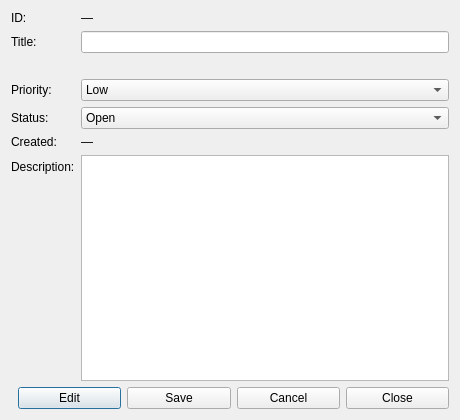
<?xml version="1.0" encoding="UTF-8"?>
<ui version="4.0">
 <class>TicketDialog</class>
 <widget class="QDialog" name="TicketDialog">
  <property name="geometry">
   <rect>
    <x>0</x>
    <y>0</y>
    <width>460</width>
    <height>420</height>
   </rect>
  </property>
  <property name="windowTitle">
   <string>Ticket</string>
  </property>
  <layout class="QVBoxLayout" name="verticalLayout">
   <item>
    <layout class="QFormLayout" name="formLayout">
     <item row="0" column="0">
      <widget class="QLabel" name="labelId">
       <property name="text"><string>ID:</string></property>
      </widget>
     </item>
     <item row="0" column="1">
      <widget class="QLabel" name="labelIdValue">
       <property name="text"><string>—</string></property>
      </widget>
     </item>
     <item row="1" column="0">
      <widget class="QLabel" name="labelTitle">
       <property name="text"><string>Title:</string></property>
      </widget>
     </item>
     <item row="1" column="1">
      <widget class="QLineEdit" name="editTitle"/>
     </item>
     <item row="2" column="1">
      <widget class="QLabel" name="labelTitleError">
       <property name="text"><string></string></property>
       <property name="styleSheet"><string>color: red;</string></property>
      </widget>
     </item>
     <item row="3" column="0">
      <widget class="QLabel" name="labelPriority">
       <property name="text"><string>Priority:</string></property>
      </widget>
     </item>
     <item row="3" column="1">
      <widget class="QComboBox" name="comboPriority">
       <item><property name="text"><string>Low</string></property></item>
       <item><property name="text"><string>Medium</string></property></item>
       <item><property name="text"><string>High</string></property></item>
       <item><property name="text"><string>Critical</string></property></item>
      </widget>
     </item>
     <item row="4" column="0">
      <widget class="QLabel" name="labelStatus">
       <property name="text"><string>Status:</string></property>
      </widget>
     </item>
     <item row="4" column="1">
      <widget class="QComboBox" name="comboStatus">
       <item><property name="text"><string>Open</string></property></item>
       <item><property name="text"><string>In Progress</string></property></item>
       <item><property name="text"><string>Resolved</string></property></item>
       <item><property name="text"><string>Closed</string></property></item>
      </widget>
     </item>
     <item row="5" column="0">
      <widget class="QLabel" name="labelCreated">
       <property name="text"><string>Created:</string></property>
      </widget>
     </item>
     <item row="5" column="1">
      <widget class="QLabel" name="labelCreatedValue">
       <property name="text"><string>—</string></property>
      </widget>
     </item>
     <item row="6" column="0">
      <widget class="QLabel" name="labelDescription">
       <property name="text"><string>Description:</string></property>
      </widget>
     </item>
     <item row="6" column="1">
      <widget class="QPlainTextEdit" name="editDescription"/>
     </item>
    </layout>
   </item>
   <item>
    <layout class="QHBoxLayout" name="buttonsLayout">
     <item>
      <spacer>
       <property name="orientation"><enum>Qt::Horizontal</enum></property>
      </spacer>
     </item>
     <item>
      <widget class="QPushButton" name="btnEdit">
       <property name="text"><string>Edit</string></property>
      </widget>
     </item>
     <item>
      <widget class="QPushButton" name="btnSave">
       <property name="text"><string>Save</string></property>
      </widget>
     </item>
     <item>
      <widget class="QPushButton" name="btnCancel">
       <property name="text"><string>Cancel</string></property>
      </widget>
     </item>
     <item>
      <widget class="QPushButton" name="btnClose">
       <property name="text"><string>Close</string></property>
      </widget>
     </item>
    </layout>
   </item>
  </layout>
 </widget>
 <resources/>
 <connections/>
</ui>
